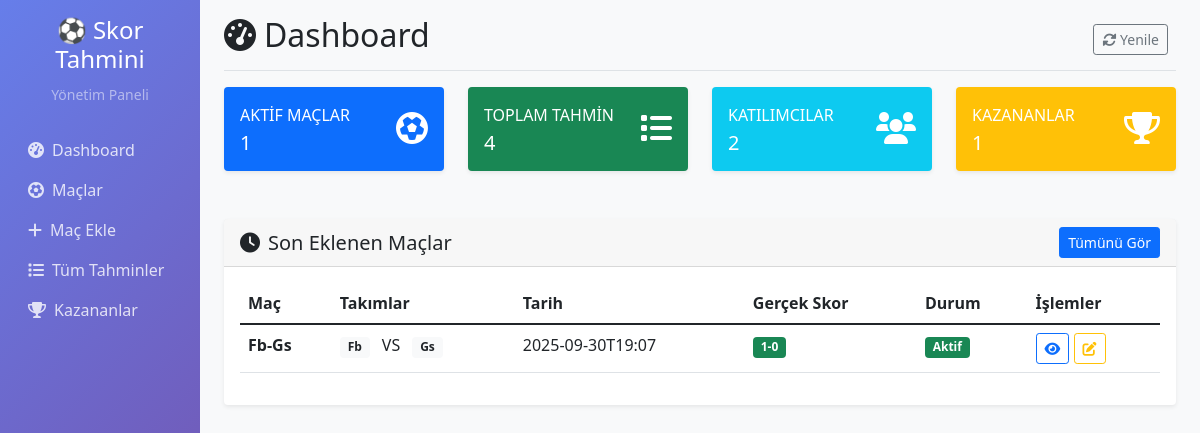
The page / on the database its author committed.
### tables this page shows
CREATE TABLE maclar (
            id INTEGER PRIMARY KEY AUTOINCREMENT,
            mac_adi TEXT NOT NULL,
            takim1 TEXT NOT NULL,
            takim2 TEXT NOT NULL,
            mac_tarihi DATETIME,
            gercek_skor TEXT,
            durum TEXT DEFAULT 'aktif',
            olusturma_tarihi TIMESTAMP DEFAULT CURRENT_TIMESTAMP
        );

### web_panel.py (the view)
@app.route('/')
def dashboard():
    conn = get_db_connection()
    cursor = conn.cursor()
    cursor.execute("SELECT COUNT(*) FROM maclar WHERE durum='aktif'")
    aktif_maclar = cursor.fetchone()[0] if not os.environ.get('DATABASE_URL') else cursor.fetchone()['count']
    cursor.execute("SELECT COUNT(*) FROM tahminler")
    toplam_tahminler = cursor.fetchone()[0] if not os.environ.get('DATABASE_URL') else cursor.fetchone()['count']
    cursor.execute("SELECT COUNT(DISTINCT user_id) FROM tahminler")
    toplam_kullanicilar = cursor.fetchone()[0] if not os.environ.get('DATABASE_URL') else cursor.fetchone()['count']
    cursor.execute("SELECT COUNT(*) FROM kazananlar")
    toplam_kazananlar = cursor.fetchone()[0] if not os.environ.get('DATABASE_URL') else cursor.fetchone()['count']
    cursor.execute('''
        SELECT id, mac_adi, takim1, takim2, mac_tarihi, gercek_skor, durum
        FROM maclar
        ORDER BY olusturma_tarihi DESC
        LIMIT 5
    ''')
    son_maclar = cursor.fetchall()
    conn.close()
    stats = {
        'aktif_maclar': aktif_maclar,
        'toplam_tahminler': toplam_tahminler,
        'toplam_kullanicilar': toplam_kullanicilar,
        'toplam_kazananlar': toplam_kazananlar
    }
    return render_template('dashboard.html', stats=stats, son_maclar=son_maclar)

### web_panel.py (called while the page is built)
def get_db_connection():
    database_url = os.environ.get('DATABASE_URL')
    if database_url:
        return psycopg2.connect(database_url, cursor_factory=psycopg2.extras.RealDictCursor)
    else:
        return sqlite3.connect('tahminler.db')

### templates/dashboard.html (shortened to what this page needs)
{% extends "base.html" %}
{% block content %}
<div class="d-flex justify-content-between flex-wrap flex-md-nowrap align-items-center pb-2 mb-3 border-bottom">
    <h1 class="h2"><i class="fas fa-tachometer-alt me-2"></i>Dashboard</h1>
    <div class="btn-toolbar mb-2 mb-md-0">
        <div class="btn-group me-2">
            <button type="button" class="btn btn-sm btn-outline-secondary" onclick="location.reload()">
                <i class="fas fa-sync-alt"></i> Yenile
            </button>
        </div>
    </div>
</div>
<div class="row mb-4">
    <div class="col-xl-3 col-md-6 mb-4">
        <div class="card stat-card bg-primary text-white">
            <div class="card-body">
                <div class="row no-gutters align-items-center">
                    <div class="col mr-2">
                        <div class="text-xs font-weight-bold text-uppercase mb-1">Aktif Maçlar</div>
                        <div class="h5 mb-0 font-weight-bold">{{ stats.aktif_maclar }}</div>
                    </div>
                    <div class="col-auto">
                        <i class="fas fa-futbol fa-2x"></i>
                    </div>
                </div>
            </div>
        </div>
    </div>
    <div class="col-xl-3 col-md-6 mb-4">
        <div class="card stat-card bg-success text-white">
            <div class="card-body">
                <div class="row no-gutters align-items-center">
                    <div class="col mr-2">
                        <div class="text-xs font-weight-bold text-uppercase mb-1">Toplam Tahmin</div>
                        <div class="h5 mb-0 font-weight-bold">{{ stats.toplam_tahminler }}</div>
                    </div>
                    <div class="col-auto">
                        <i class="fas fa-list fa-2x"></i>
                    </div>
                </div>
            </div>
        </div>
    </div>
    <div class="col-xl-3 col-md-6 mb-4">
        <div class="card stat-card bg-info text-white">
            <div class="card-body">
                <div class="row no-gutters align-items-center">
                    <div class="col mr-2">
                        <div class="text-xs font-weight-bold text-uppercase mb-1">Katılımcılar</div>
                        <div class="h5 mb-0 font-weight-bold">{{ stats.toplam_kullanicilar }}</div>
                    </div>
                    <div class="col-auto">
                        <i class="fas fa-users fa-2x"></i>
                    </div>
                </div>
            </div>
        </div>
    </div>
    <div class="col-xl-3 col-md-6 mb-4">
        <div class="card stat-card bg-warning text-white">
            <div class="card-body">
                <div class="row no-gutters align-items-center">
                    <div class="col mr-2">
                        <div class="text-xs font-weight-bold text-uppercase mb-1">Kazananlar</div>
                        <div class="h5 mb-0 font-weight-bold">{{ stats.toplam_kazananlar }}</div>
                    </div>
                    <div class="col-auto">
                        <i class="fas fa-trophy fa-2x"></i>
                    </div>
                </div>
            </div>
        </div>
    </div>
</div>
<div class="row">
    <div class="col-12">
        <div class="card">
            <div class="card-header d-flex justify-content-between align-items-center">
                <h5 class="mb-0"><i class="fas fa-clock me-2"></i>Son Eklenen Maçlar</h5>
                <a href="{{ url_for('maclar') }}" class="btn btn-sm btn-primary">Tümünü Gör</a>
            </div>
            <div class="card-body">
                {% if son_maclar %}
                    <div class="table-responsive">
                        <table class="table table-hover">
                            <thead>
                                <tr>
                                    <th>Maç</th>
                                    <th>Takımlar</th>
                                    <th>Tarih</th>
                                    <th>Gerçek Skor</th>
                                    <th>Durum</th>
                                    <th>İşlemler</th>
                                </tr>
                            </thead>
                            <tbody>
                                {% for mac in son_maclar %}
                                <tr>
                                    <td><strong>{{ mac[1] }}</strong></td>
                                    <td>
                                        <span class="badge bg-light text-dark">{{ mac[2] }}</span>
                                        <span class="mx-2">VS</span>
                                        <span class="badge bg-light text-dark">{{ mac[3] }}</span>
                                    </td>
                                    <td>
                                        {% if mac[4] %}
                                            {{ mac[4][:16] }}
                                        {% else %}
                                            <span class="text-muted">Belirtilmemiş</span>
                                        {% endif %}
                                    </td>
                                    <td>
                                        {% if mac[5] %}
                                            <span class="badge bg-success">{{ mac[5] }}</span>
                                        {% else %}
                                            <span class="badge bg-secondary">Bekleniyor</span>
                                        {% endif %}
                                    </td>
                                    <td>
                                        {% if mac[6] == 'aktif' %}
                                            <span class="badge bg-success">Aktif</span>
                                        {% else %}
                                            <span class="badge bg-secondary">{{ mac[6] }}</span>
                                        {% endif %}
                                    </td>
                                    <td>
                                        <a href="{{ url_for('mac_tahminleri', mac_id=mac[0]) }}" class="btn btn-sm btn-outline-primary">
                                            <i class="fas fa-eye"></i>
                                        </a>
                                        <a href="{{ url_for('mac_duzenle', mac_id=mac[0]) }}" class="btn btn-sm btn-outline-warning">
                                            <i class="fas fa-edit"></i>
                                        </a>
                                    </td>
                                </tr>
                                {% endfor %}
                            </tbody>
                        </table>
                    </div>
                {% else %}
                    <div class="text-center py-4">
                        <i class="fas fa-futbol fa-3x text-muted mb-3"></i>
                        <p class="text-muted">Henüz maç eklenmemiş.</p>
                        <a href="{{ url_for('mac_ekle') }}" class="btn btn-primary">İlk Maçı Ekle</a>
                    </div>
                {% endif %}
            </div>
        </div>
    </div>
</div>
{% endblock %}

### templates/base.html (style rules this page uses)
body { background-color: #f8f9fa; }
.card { box-shadow: 0 0.125rem 0.25rem rgba(0, 0, 0, 0.075); border: none; }
.stat-card { transition: transform 0.2s; }

### rows shown on the page
maclar: mac_adi "Fb-Gs", takim1 "Fb", takim2 "Gs", mac_tarihi "2025-09-30T19:07", gercek_skor "1-0", durum "Aktif"

### other values the page prints
{{ stats.aktif_maclar }} "1"
{{ stats.toplam_tahminler }} "4"
{{ stats.toplam_kullanicilar }} "2"
{{ stats.toplam_kazananlar }} "1"
